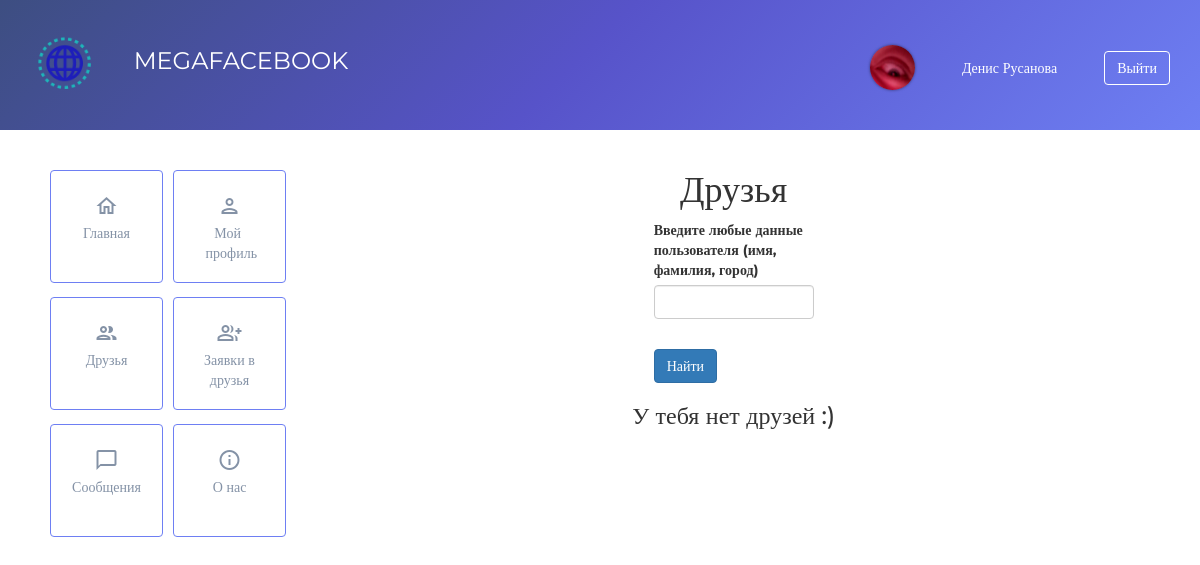
The page /friends (signed in) on the database its author committed.
### data/users.py (models this page shows, shortened)
class User(SqlAlchemyBase, UserMixin, SerializerMixin):
    __tablename__ = 'users'
    id = sqlalchemy.Column(sqlalchemy.Integer,
                           primary_key=True, autoincrement=True)
    name = sqlalchemy.Column(sqlalchemy.String, nullable=True)
    surname = sqlalchemy.Column(sqlalchemy.String, nullable=True)
    photo = sqlalchemy.Column(sqlalchemy.String, nullable=True)
    email = sqlalchemy.Column(sqlalchemy.String,
                              index=True, unique=True, nullable=True)
    phone = sqlalchemy.Column(sqlalchemy.String, nullable=True, unique=True)
    birthday = sqlalchemy.Column(sqlalchemy.DateTime, nullable=True)
    city = sqlalchemy.Column(sqlalchemy.String, nullable=True)
    registration_date = sqlalchemy.Column(sqlalchemy.DateTime,
                                          default=datetime.datetime.now)
    hashed_password = sqlalchemy.Column(sqlalchemy.String, nullable=True)

### main.py (the view, shortened to what this page needs)
@app.route("/friends", methods=['GET', 'POST'])
@login_required
def friends():
    parameters['title'] = "MEGAFACEBOOK: Друзья"
    parameters['message'] = ""
    form = FriendForm()
    parameters['form'] = form
    parameters['friends'] = list()
    if request.method == "GET":
        db_sess = db_session.create_session()
        friends_list = db_sess.query(Friends).filter(
            ((Friends.to_user == current_user.id) | (Friends.from_user == current_user.id)) & Friends.accepted)
        friends_user_list = list()
        for i in friends_list:
            friends_user_list.append(db_sess.query(User).filter(
                (i.to_user if i.to_user != current_user.id else i.from_user) == User.id).first())
        parameters['friends'] = friends_user_list
    return render_template("friends.html", **parameters)

### forms/friend.py
class FriendForm(FlaskForm):
    name = StringField('Введите любые данные пользователя (имя, фамилия, город)', validators=[DataRequired()])
    submit = SubmitField('Найти')

### data/db_session.py (called while the page is built)
def create_session() -> Session:
    global __factory
    return __factory()

### main.py (called while the page is built)
@login_manager.user_loader
def load_user(user_id):
    db_sess = db_session.create_session()
    return db_sess.query(User).get(user_id)

### templates/friends.html (shortened to what this page needs)
{% extends "base.html" %}
{% block content %}
<div class="friends">
    <h1>Друзья</h1>
    <form action="" method="post" class="form-registration">
        <div style="margin-right: auto; margin-left: auto; margin-bottom: 10px; margin-top: 10px;">
            {{ form.name.label }}<br>
            {{ form.name(class="form-control trans") }}<br>
        </div>
        {{ form.submit(type="submit", class="btn btn-primary trans") }}
    </form>
    {% if friends %}
        {% for friend in friends %}
            <div class="gray-hover trans" style="margin-top: 10px">
                <img class="header-avatar" style="margin-right: 10px" src="{{ url_for('static', filename='img/upload/'+ friend.photo) }}">
                <a style="margin-right: 10px" href="/profiles/id{{ friend.id }}">{{ friend.name }} {{friend.surname}}</a>
                <a href="/messages/id{{ friend.id }}" class="btn btn-primary trans" style="margin-right: 20px"> Написать сообщение</a>
                <a href="/delete_friend/id{{ friend.id }}" class="btn btn-primary trans" style="margin-right: 20px">Убрать из друзей</a>
                <br>
            </div>
        {% endfor %}
    {% else %}
        <h3>У тебя нет друзей :)</h3>
    {% endif %}
</div>
{% endblock %}

### templates/base.html (shortened to what this page needs)
<!DOCTYPE html>
<html lang="en">
    <head>
        <link rel="stylesheet" type="text/css" href="{{ url_for('static', filename='css/bootstrap.css') }}" />
        <link rel="stylesheet" type="text/css" href="{{ url_for('static', filename='css/style.css') }}" />
    </head>
    <header>
        <div class="header">
            <a href="/">
                <img src="{{ url_for('static', filename='img/logo-min.png') }}" class="text-start wh-130 inl-block">
                <span class="md-24 inl-block">MEGAFACEBOOK</span>
            </a>
            <div class="header-end">
                {% if current_user.is_authenticated %}
                <a href="/profiles/id{{ current_user.id }}"><img alt="avatar" class="header-avatar" src="{{ url_for('static', filename='img/upload/'+ current_user.photo) }}"></a>
                    <a href="/profiles/id{{ current_user.id }}">{{ current_user.name }} {{ current_user.surname }}</a>
                    <a class="btn transparently trans" href="/logout">
                        Выйти
                    </a>
                {% endif %}
            </div>
        </div>
    </header>
    <body>
        <div class="sidebar">
            <div class="main-buttons">
                {% for button in sidebar['sidebar'] %}
                    <a class="btn btn-sq-lg btn-primary-g trans" href="{{ button['url'] }}">
                        <div class="elements">
                            <span class="material-icons-outlined">{{ button['icon'] }}</span><br>
                            <span class="main-menu-text">{{ button['title'] }}</span>
                        </div>
                    </a>
                {% endfor %}
            </div>
        </div>
        <div class="main-wrap">
            {% block content %}
            {% endblock %}
        </div>
    </body>
</html>

### static/css/style.css (style rules this page uses)
body { font-family: 'Montserrat'; }
.header { display: block; width: 100%; color: #fff; background-image: linear-gradient(-225deg, #3D4E81 0%, #5753C9 48%, #6E7FF3 100%); border-color: #6E7FF3; }
.header a { text-decoration: none; color: #fff; }
.btn-primary-g { color: #fff; background-image: linear-gradient(-225deg, #3D4E81 0%, #5753C9 48%, #6E7FF3 100%); border-color: #6E7FF3; }
.md-24 { font-size: 24px; }
.wh-130 { width: 130px; height: 130px; }
.inl-block { display: inline-block; }
.sidebar { display: inline-block; margin-left: 40px; vertical-align: top; width: 250px; height: 150%; min-width: 250px; margin-right: 40px; margin-top: 40px; }
.sidebar a { text-align: center; width: 113px!important; height: 113px!important; float: left; background: transparent; color: #8492a6; margin: 0 0 14px 10px; }
.sidebar .elements { margin-top: 20%; }
.trans { transition: .3s; }
.main-wrap { margin-top: 20px; display: inline-block; text-align: center; text-decoration: none; width: calc(100% - 400px); }
.main-menu-text { white-space: pre-wrap; }
.form-registration { text-align: initial; width: 40%; margin-left: auto; margin-right: auto; }
.header-end { display: flex; justify-content: space-between; align-items: center; flex-wrap: wrap; align-content: space-between; float: right; margin-top: 45px; margin-right: 30px; width: 300px; }
.transparently { background-color: #ffffff00; border-color: #ffffff; }
.header-avatar { max-width: 45px; max-height: 45px; min-width: 45px; overflow: hidden; height: 45px; width: auto; border-radius: 50px; box-shadow: 0 0 3px rgb(0 0 0 / 50%); }
.friends { width: 50%; margin-left: auto; margin-right: auto; }

### rows shown on the page
User: photo (picture), name "Денис", surname "Русанова"

### other values the page prints
{{ button['title'] }} "Главная" "Мой профиль" "Друзья" "Заявки в друзья" "Сообщения" "О нас"
